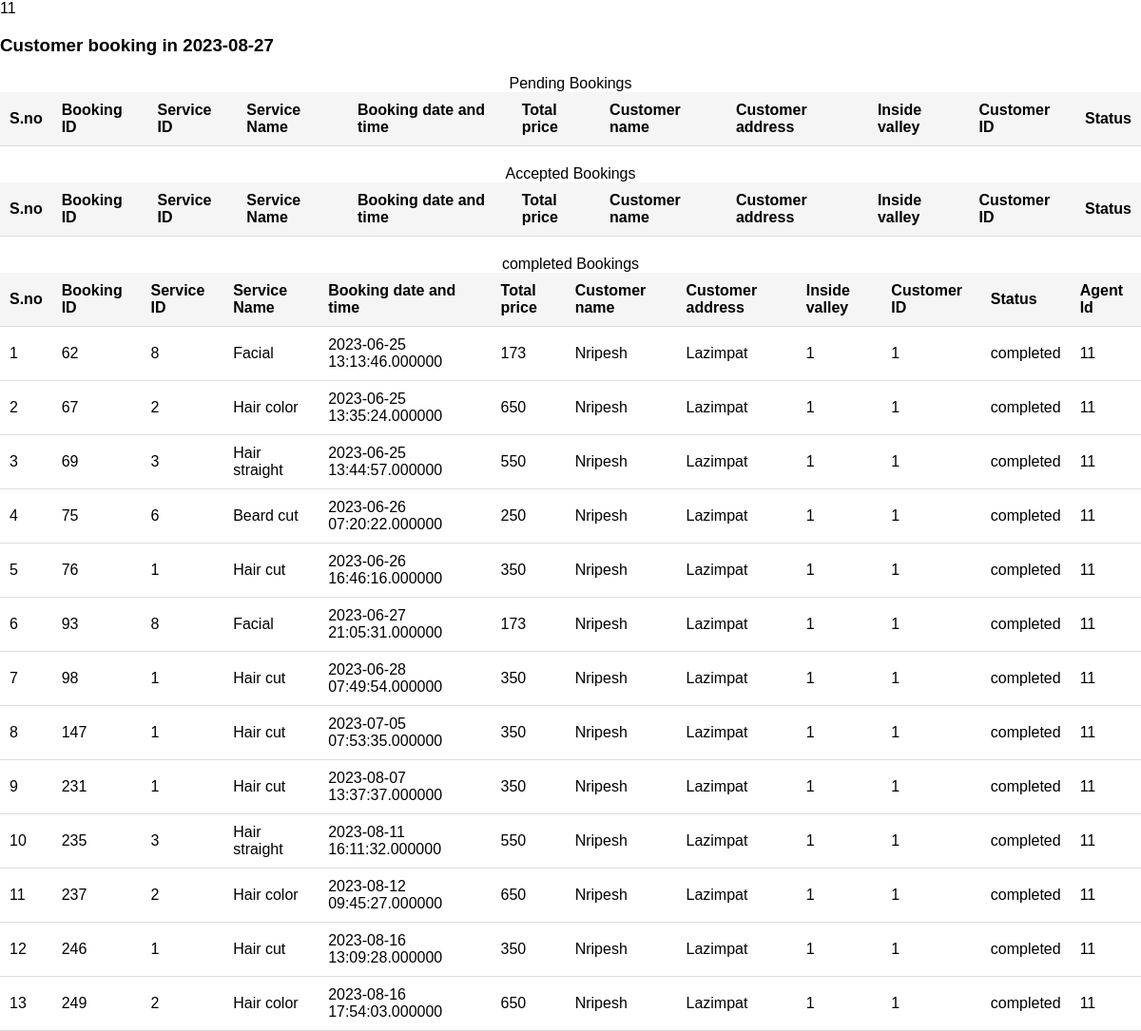
The app's page /employee/index_test.php (signed in) with its own data.
### tables this page shows
CREATE TABLE `booking_test` (
  `b_id` int(11) NOT NULL,
  `s_id` int(11) DEFAULT NULL,
  `s_name` varchar(20) DEFAULT NULL,
  `booking_date` datetime(6) DEFAULT NULL,
  `t_price` int(11) NOT NULL,
  `c_name` varchar(20) DEFAULT NULL,
  `c_adddress` varchar(50) DEFAULT NULL,
  `c_insidevalley` smallint(6) DEFAULT NULL,
  `id` int(11) DEFAULT NULL,
  `status` enum('Accepted','rejected','pending','completed') NOT NULL DEFAULT 'pending',
  `a_Id` int(11) DEFAULT 0
);

### employee/index_test.php (the view, shortened to what this page needs)
<?php
include '../dbconfig.php';
$today = date("Y-m-d");
$email= $_SESSION['email'];
$agentQuery ="SELECT * FROM agent_register where Email= '$email'";
$agentResult =mysqli_query($connect, $agentQuery);
$a_row=mysqli_fetch_assoc($agentResult);
$a_Id=$a_row['a_Id'];
?>
<!DOCTYPE html>
<html lang="en">
<head>
    <link rel="stylesheet" href="index.css">
</head>
<body>
    <h3> Customer booking in <?php echo $today; ?></h3>
<table>
    <caption>Pending Bookings</caption>
    <tr>
        <th>S.no</th>
        <th>Booking ID</th>
        <th>Service ID</th>
        <th>Service Name</th>
        <th>Booking date and time</th>
        <th>Total price</th>
        <th>Customer name</th>
        <th>Customer address</th>
        <th>Inside valley</th>
        <th>Customer ID</th>
        <th>Status</th>
    </tr>
</table>
<table>
    <caption>Accepted Bookings</caption>
    <tr>
        <th>S.no</th>
        <th>Booking ID</th>
        <th>Service ID</th>
        <th>Service Name</th>
        <th>Booking date and time</th>
        <th>Total price</th>
        <th>Customer name</th>
        <th>Customer address</th>
        <th>Inside valley</th>
        <th>Customer ID</th>
        <th>Status</th>
    </tr>
</table>
<table>
<caption>completed Bookings</caption>
<tr>
    <th>S.no</th>
    <th>Booking ID</th>
    <th>Service ID</th>
    <th>Service Name</th>
    <th>Booking date and time</th>
    <th>Total price</th>
    <th>Customer name</th>
    <th>Customer address</th>
    <th>Inside valley</th>
    <th>Customer ID</th>
    <th>Status</th>
    <th>Agent Id</th>
</tr>
<?php
    $bookingQuery2 = "SELECT * FROM booking_test where status='completed' AND a_Id=$a_Id ";
    $bookingResult2 = mysqli_query($connect, $bookingQuery2);
    $i=1;
    while ($row2 = mysqli_fetch_assoc($bookingResult2)) {
    ?>
        <tr>
            <td><?php echo $i; ?></td>
            <td><?php echo $row2['b_id']; ?></td>
            <td><?php echo $row2['s_id']; ?></td>
            <td><?php echo $row2['s_name']; ?></td>
            <td><?php echo $row2['booking_date']; ?></td>
            <td><?php echo $row2['t_price']; ?></td>
            <td><?php echo $row2['c_name']; ?></td>
            <td><?php echo $row2['c_adddress']; ?></td>
            <td><?php echo $row2['c_insidevalley']; ?></td>
            <td><?php echo $row2['id']; ?></td>
            <td><?php echo $row2['status']; ?></td>
            <td><?php echo $row2['a_Id']; ?></td>
        </tr>
    <?php
$i++;
} ?>
</table>
</body>

### employee/index.css (style rules this page uses)
body { font-family: Arial, sans-serif; margin: 0; padding: 0; }
table { width: 100%; border-collapse: collapse; margin-top: 20px; }
table th, table td { padding: 10px; text-align: left; border-bottom: 1px solid #ddd; }
table th { background-color: #f5f5f5; }

### records on screen
booking_test: b_id "62", s "8", s_name "Facial", booking_date "2023-06-25 13:13:46.000000", t_price "173", c_name "Nripesh", c_adddress "Lazimpat", c_insidevalley "1", id "1", status "completed", a_Id "11"
booking_test: b_id "67", s "2", s_name "Hair color", booking_date "2023-06-25 13:35:24.000000", t_price "650", c_name "Nripesh", c_adddress "Lazimpat", c_insidevalley "1", id "1", status "completed", a_Id "11"
booking_test: b_id "69", s "3", s_name "Hair straight", booking_date "2023-06-25 13:44:57.000000", t_price "550", c_name "Nripesh", c_adddress "Lazimpat", c_insidevalley "1", id "1", status "completed", a_Id "11"
booking_test: b_id "75", s "6", s_name "Beard cut", booking_date "2023-06-26 07:20:22.000000", t_price "250", c_name "Nripesh", c_adddress "Lazimpat", c_insidevalley "1", id "1", status "completed", a_Id "11"
booking_test: b_id "76", s "1", s_name "Hair cut", booking_date "2023-06-26 16:46:16.000000", t_price "350", c_name "Nripesh", c_adddress "Lazimpat", c_insidevalley "1", id "1", status "completed", a_Id "11"
booking_test: b_id "93", s "8", s_name "Facial", booking_date "2023-06-27 21:05:31.000000", t_price "173", c_name "Nripesh", c_adddress "Lazimpat", c_insidevalley "1", id "1", status "completed", a_Id "11"
booking_test: b_id "98", s "1", s_name "Hair cut", booking_date "2023-06-28 07:49:54.000000", t_price "350", c_name "Nripesh", c_adddress "Lazimpat", c_insidevalley "1", id "1", status "completed", a_Id "11"
booking_test: b_id "147", s "1", s_name "Hair cut", booking_date "2023-07-05 07:53:35.000000", t_price "350", c_name "Nripesh", c_adddress "Lazimpat", c_insidevalley "1", id "1", status "completed", a_Id "11"
booking_test: b_id "231", s "1", s_name "Hair cut", booking_date "2023-08-07 13:37:37.000000", t_price "350", c_name "Nripesh", c_adddress "Lazimpat", c_insidevalley "1", id "1", status "completed", a_Id "11"
booking_test: b_id "235", s "3", s_name "Hair straight", booking_date "2023-08-11 16:11:32.000000", t_price "550", c_name "Nripesh", c_adddress "Lazimpat", c_insidevalley "1", id "1", status "completed", a_Id "11"
booking_test: b_id "237", s "2", s_name "Hair color", booking_date "2023-08-12 09:45:27.000000", t_price "650", c_name "Nripesh", c_adddress "Lazimpat", c_insidevalley "1", id "1", status "completed", a_Id "11"
booking_test: b_id "246", s "1", s_name "Hair cut", booking_date "2023-08-16 13:09:28.000000", t_price "350", c_name "Nripesh", c_adddress "Lazimpat", c_insidevalley "1", id "1", status "completed", a_Id "11"
booking_test: b_id "249", s "2", s_name "Hair color", booking_date "2023-08-16 17:54:03.000000", t_price "650", c_name "Nripesh", c_adddress "Lazimpat", c_insidevalley "1", id "1", status "completed", a_Id "11"
